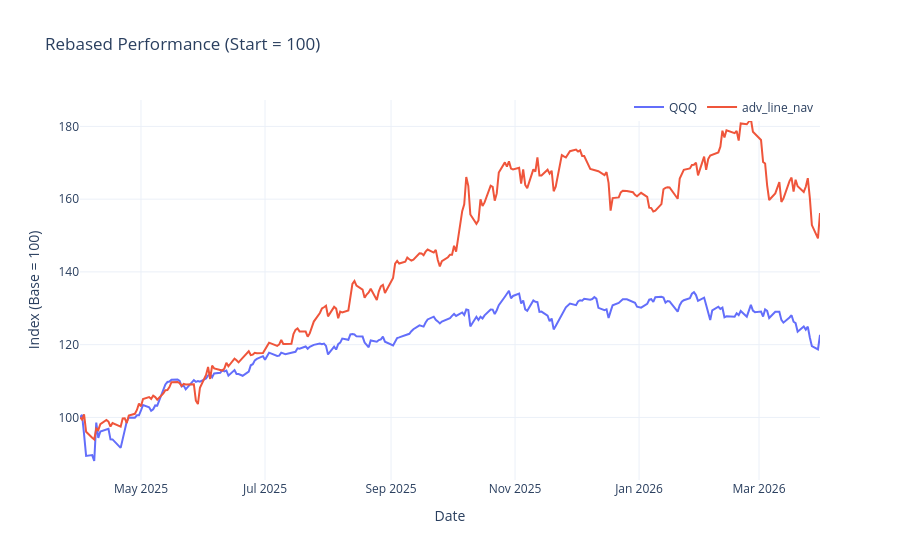

The notebook cell saved with this chart:
### Code cell
analysis.plot_rebased_performance(df2.loc['2025-04-01':,['QQQ','adv_line_nav']])

### Figure 1 — Plotly figure (JSON) as saved in the notebook; plotly's stock layout.template omitted (floating-point values rounded to 4 significant figures; data arrays with more than 128 entries replaced by an {"elided": "..."} marker saying what was removed)
{"data": [{"hovertemplate": "<b>%{fullData.name}</b><br>Date: %{x|%b %d, %Y}<br>Value: %{y:.2f}<extra></extra>", "mode": "lines", "name": "QQQ", "type": "scatter", "x": {"elided": "251 str values"}, "y": {"elided": "251 float values"}}, {"hovertemplate": "<b>%{fullData.name}</b><br>Date: %{x|%b %d, %Y}<br>Value: %{y:.2f}<extra></extra>", "mode": "lines", "name": "adv_line_nav", "type": "scatter", "x": {"elided": "251 str values"}, "y": {"elided": "251 float values"}}], "layout": {"hovermode": "closest", "legend": {"orientation": "h", "x": 1, "xanchor": "right", "y": 1.02}, "title": {"text": "Rebased Performance (Start = 100)"}, "xaxis": {"title": {"text": "Date"}}, "yaxis": {"title": {"text": "Index (Base = 100)"}}}}
